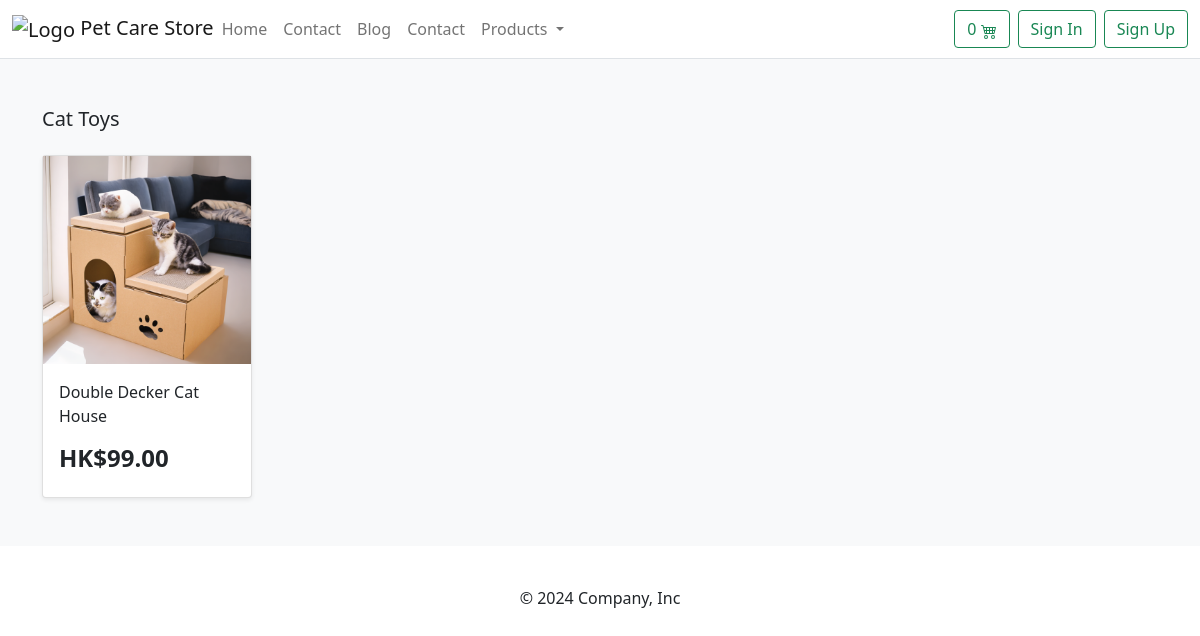
The app's page /shop/cat-toys/ with its own data.
### store/models.py (models this page shows, shortened)
class Category(models.Model):
    name = models.CharField(max_length=255, db_index=True)
    slug = models.SlugField(max_length=255, unique=True)
    class Meta:
        verbose_name_plural = 'categories'
    def get_absolute_url(self):
        return reverse('store:category_list', args=[self.slug])

class Product(models.Model):
    category = models.ForeignKey(Category, related_name='product', on_delete=models.CASCADE)
    created_by = models.ForeignKey(User, on_delete=models.CASCADE, related_name='product_creator')
    title = models.CharField(max_length=255)
    author = models.CharField(max_length=255, default='admin')
    description = models.TextField(blank=True)
    image = models.ImageField(upload_to='images/', default='images/default.png')
    slug = models.SlugField(max_length=255)
    price = models.DecimalField(max_digits=4, decimal_places=2)
    in_stock = models.BooleanField(default=True)
    is_active = models.BooleanField(default=True)
    created = models.DateTimeField(auto_now_add=True)
    updated = models.DateTimeField(auto_now=True)
    objects = models.Manager()
    products = ProductManager()
    class Meta:
        verbose_name_plural = 'Products'
        ordering = ('-created',)
    def get_absolute_url(self):
        return reverse('store:product_detail', args=[self.slug])

### store/views.py (the view)
# urls.py: path('shop/<slug:category_slug>/', views.category_list, name='category_list'),
def category_list(request, category_slug=None):
    category = get_object_or_404(Category, slug=category_slug)
    products = Product.objects.filter(category=category)
    return render(request, 'store/products/category.html', {'category': category, 'products': products})

### basket/basket.py (called while the page is built)
    def __len__(self):
        return sum(item['qty'] for item in self.basket.values())

### basket/context_processors.py (called while the page is built)
def basket(request):
    return {'basket': Basket(request)}

### store/context_processors.py (called while the page is built)
def categories(request):
    return {
        'categories': Category.objects.all()
    }

### templates/store/products/category.html (shortened to what this page needs)
{% extends "../base.html" %}
{% load static %}
{% block content %}
<main>
  <div class="album py-5 bg-light">
    <div class="container">
      <div class="pb-3 h5">{{category.name|title}}</div>
      <div class="row row-cols-1 row-cols-sm-2 row-cols-md-5 g-3">
        {% for product in products %}
        <div class="col">
          <div class="card shadow-sm">
          <img class="img-fluid" alt="Responsive image" src="{{ product.image.url }}">
            <div class="card-body">
              <p class="card-text">
                <a class="text-dark text-decoration-none" href="{{ product.get_absolute_url }}">{{ product.title }}</a>
              </p>
              <div class="d-flex justify-content-between align-items-center">
                <span class="h4 fw-bold">HK${{ product.price }}</span>
              </div>
            </div>
          </div>
        </div>
        {% endfor %}
      </div>
    </div>
  </div>
</main>
{% endblock %}

### records on screen
Category: name "Cat Toys"
Product: image (picture), title "Double Decker Cat House", price "99.00"
